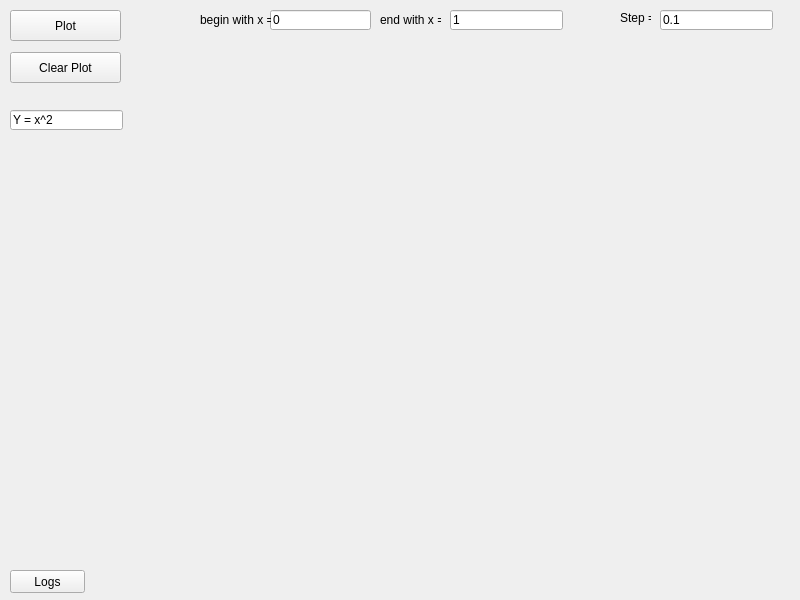
<?xml version="1.0" encoding="UTF-8"?>
<ui version="4.0">
 <class>MainWindow</class>
 <widget class="QMainWindow" name="MainWindow">
  <property name="geometry">
   <rect>
    <x>0</x>
    <y>0</y>
    <width>800</width>
    <height>600</height>
   </rect>
  </property>
  <property name="sizePolicy">
   <sizepolicy hsizetype="Fixed" vsizetype="Fixed">
    <horstretch>0</horstretch>
    <verstretch>0</verstretch>
   </sizepolicy>
  </property>
  <property name="windowTitle">
   <string>Grapher</string>
  </property>
  <widget class="QWidget" name="centralwidget">
   <widget class="QPushButton" name="plotButton">
    <property name="geometry">
     <rect>
      <x>10</x>
      <y>10</y>
      <width>111</width>
      <height>31</height>
     </rect>
    </property>
    <property name="text">
     <string>Plot</string>
    </property>
   </widget>
   <widget class="QPushButton" name="clearButton">
    <property name="geometry">
     <rect>
      <x>10</x>
      <y>52</y>
      <width>111</width>
      <height>31</height>
     </rect>
    </property>
    <property name="text">
     <string>Clear Plot</string>
    </property>
   </widget>
   <widget class="QLineEdit" name="startXInput">
    <property name="geometry">
     <rect>
      <x>270</x>
      <y>10</y>
      <width>101</width>
      <height>20</height>
     </rect>
    </property>
    <property name="text">
     <string>0</string>
    </property>
   </widget>
   <widget class="QLabel" name="label">
    <property name="geometry">
     <rect>
      <x>200</x>
      <y>10</y>
      <width>71</width>
      <height>20</height>
     </rect>
    </property>
    <property name="text">
     <string>begin with x = </string>
    </property>
   </widget>
   <widget class="QLineEdit" name="endXInput">
    <property name="geometry">
     <rect>
      <x>450</x>
      <y>10</y>
      <width>113</width>
      <height>20</height>
     </rect>
    </property>
    <property name="text">
     <string>1</string>
    </property>
   </widget>
   <widget class="QLabel" name="label_2">
    <property name="geometry">
     <rect>
      <x>380</x>
      <y>10</y>
      <width>61</width>
      <height>20</height>
     </rect>
    </property>
    <property name="text">
     <string>end with x =</string>
    </property>
   </widget>
   <widget class="QLabel" name="statusLabel">
    <property name="geometry">
     <rect>
      <x>200</x>
      <y>560</y>
      <width>541</width>
      <height>21</height>
     </rect>
    </property>
    <property name="font">
     <font>
      <pointsize>16</pointsize>
     </font>
    </property>
    <property name="text">
     <string/>
    </property>
   </widget>
   <widget class="QLineEdit" name="stepInput">
    <property name="geometry">
     <rect>
      <x>660</x>
      <y>10</y>
      <width>113</width>
      <height>20</height>
     </rect>
    </property>
    <property name="text">
     <string>0.1</string>
    </property>
   </widget>
   <widget class="QLabel" name="label_3">
    <property name="geometry">
     <rect>
      <x>620</x>
      <y>10</y>
      <width>31</width>
      <height>16</height>
     </rect>
    </property>
    <property name="text">
     <string>Step =</string>
    </property>
   </widget>
   <widget class="QLineEdit" name="functionInput">
    <property name="geometry">
     <rect>
      <x>10</x>
      <y>110</y>
      <width>113</width>
      <height>20</height>
     </rect>
    </property>
    <property name="text">
     <string>Y = x^2</string>
    </property>
   </widget>
   <widget class="QPushButton" name="logButton">
    <property name="geometry">
     <rect>
      <x>10</x>
      <y>570</y>
      <width>75</width>
      <height>23</height>
     </rect>
    </property>
    <property name="text">
     <string>Logs</string>
    </property>
   </widget>
  </widget>
 </widget>
 <resources/>
 <connections/>
</ui>
